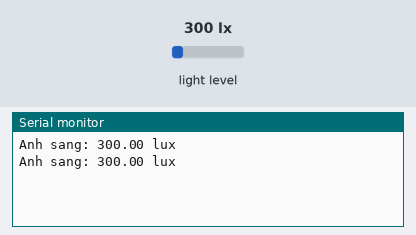
A sketch run on a simulated ESP32. Shown: the last lines printed to the serial monitor. Wiring (inferred from the names in the program): BH1750 light sensor at I2C address 0x23. Inputs (shaded band) come from the test bench; at power-on: light level 300 lx.

Above: at 1.4 s.
1.5 s: light level set to 40 lx
At 2.8 s:
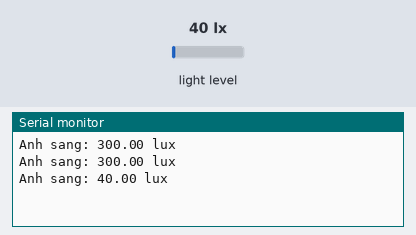
3.0 s: light level set to 500 lx
At 4.0 s:
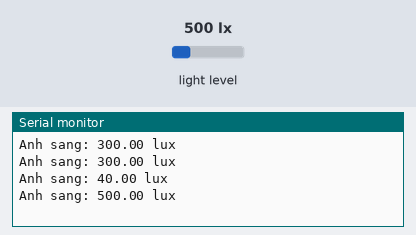
Timing chart, 0 to 6.0 s (numbered marks = the images above; inputs shaded):
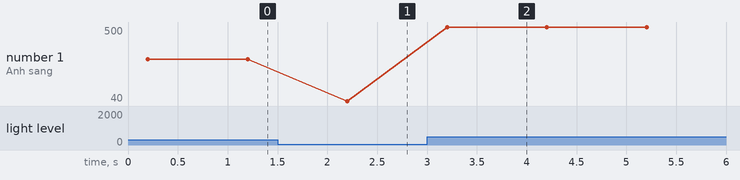

The sketch:

Bai_Thuc_hanh_1_I2C.ino
```cpp
#include <Wire.h>

#define SDA_PIN 8
#define SCL_PIN 9
#define BH1750_ADDR 0x23

void setup() {
  Serial.begin(115200);


  Wire.begin(SDA_PIN, SCL_PIN);

  Wire.beginTransmission(BH1750_ADDR);
  Wire.write(0x10);
  Wire.endTransmission();

  delay(200);
}

void loop() {
  uint16_t data = 0;


  Wire.requestFrom(BH1750_ADDR, 2);

  if (Wire.available() == 2) {
    data = Wire.read();
    data = (data << 8) | Wire.read();


    float lux = data / 1.2;

    Serial.print("Anh sang: ");
    Serial.print(lux);
    Serial.println(" lux");
  } else {
    Serial.println("Read Error!");
  }

  delay(1000);
}
```

Measured:
- after the input at 1.5 s, the serial monitor: prints a new line after 0.70 s (image 1)
- after the input at 3.0 s, the serial monitor: prints a new line after 0.20 s (image 2)
- plotted number 1: 300 → 40 after the input at 1.5 s, 40 → 500 after the input at 3.0 s
